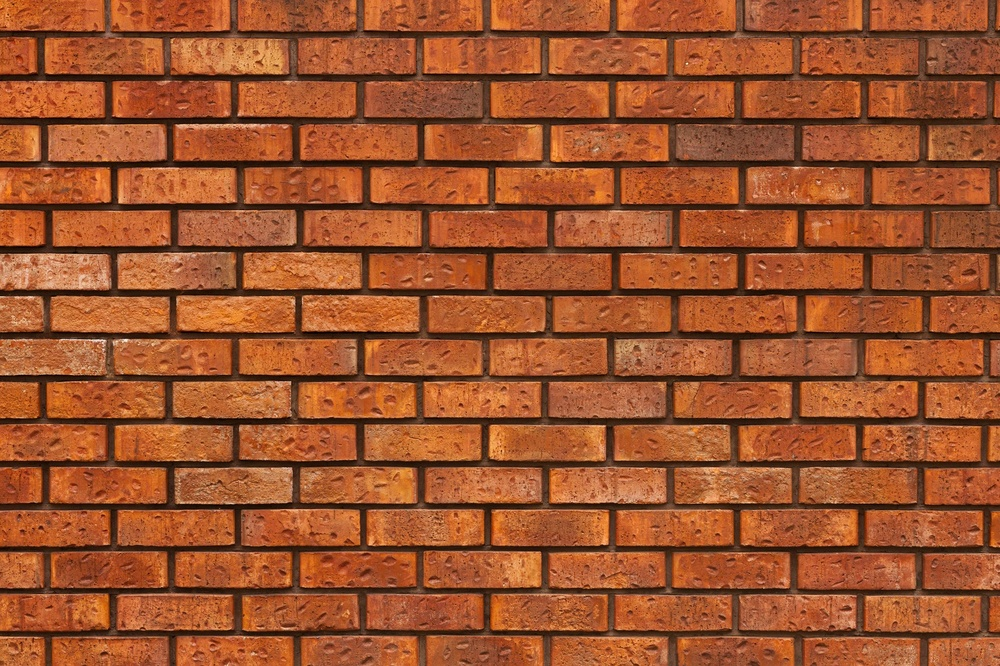
#> input picture ladrillo.jpg, 1000 x 666 px, shrunk from 1946 x 1297 before the run
$ python 'Practica 8.py'
#> lines starting #> are read from the running program, lines starting #| are printed output that depends on the picture
#Javier Alejandro Pérez Nuño 22310284 6E2
import cv2
import numpy as np

# Leer la imagen en escala de grises
original=cv2.imread('ladrillo.jpg')
#> original is the input picture: shape (666, 1000, 3); mean B, G, R 44.8, 83.3, 157.8
image = cv2.imread('ladrillo.jpg', cv2.IMREAD_GRAYSCALE)
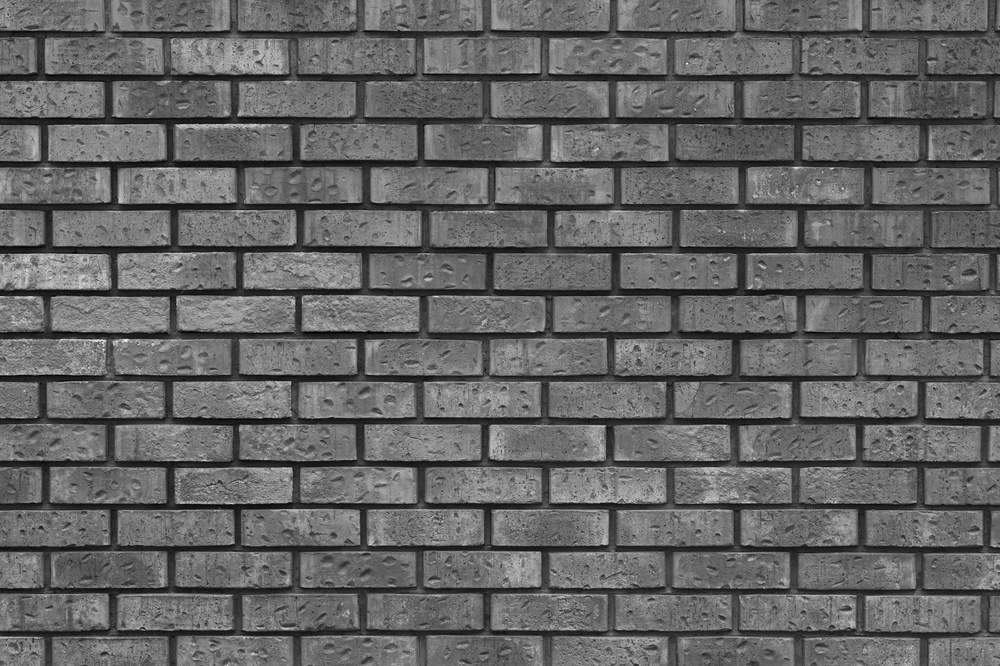
#> image: shape (666, 1000); min 0, max 250, mean 101.2

# Verificar si la imagen se cargó correctamente
if image is None:
    print("Error: No se pudo cargar la imagen. Verifica la ruta del archivo.")
    exit()

# Definir los kernels para detectar bordes verticales y horizontales
kernel_vertical = np.array([[-1, 0, 1],
                            [-2, 0, 2],
                            [-1, 0, 1]])

kernel_horizontal = np.array([[-1, -2, -1],
                              [ 0,  0,  0],
                              [ 1,  2,  1]])

# Aplicar los filtros para detectar bordes verticales y horizontales
Gx = cv2.filter2D(image, -1, kernel_vertical)
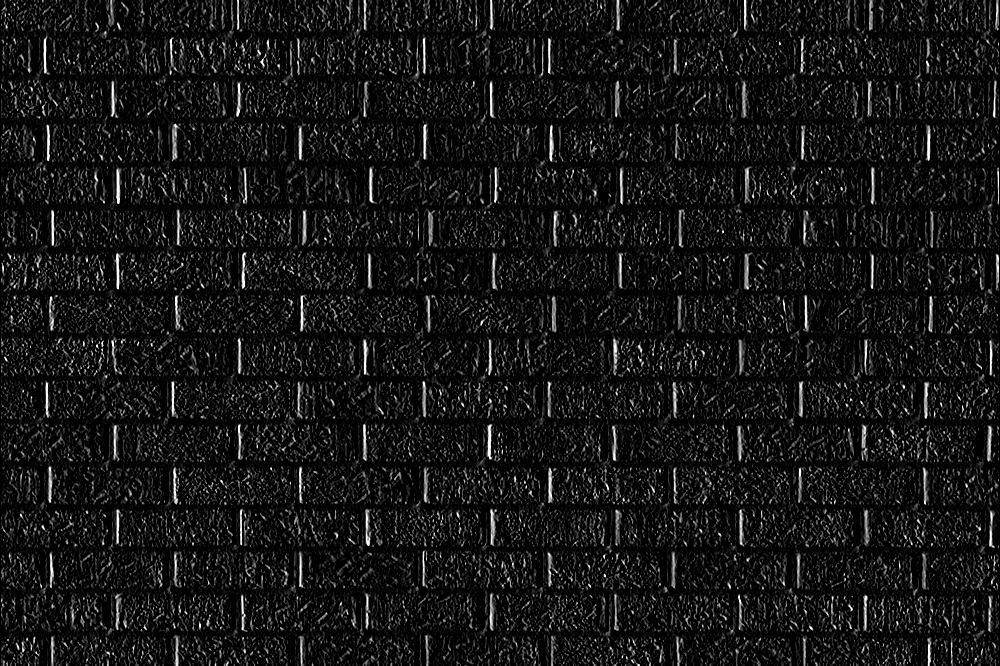
#> Gx: shape (666, 1000); min 0, max 255, mean 21
Gy = cv2.filter2D(image, -1, kernel_horizontal)
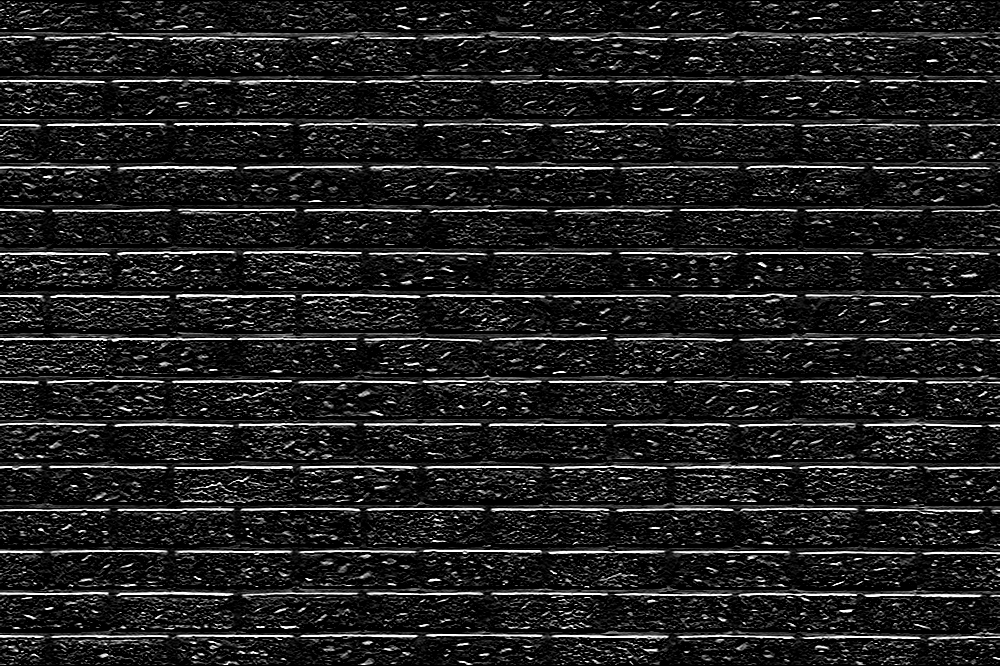
#> Gy: shape (666, 1000); min 0, max 255, mean 32.5

# Calcular la magnitud del vector gradiente
magnitud_gradiente = np.sqrt(Gx**2 + Gy**2)
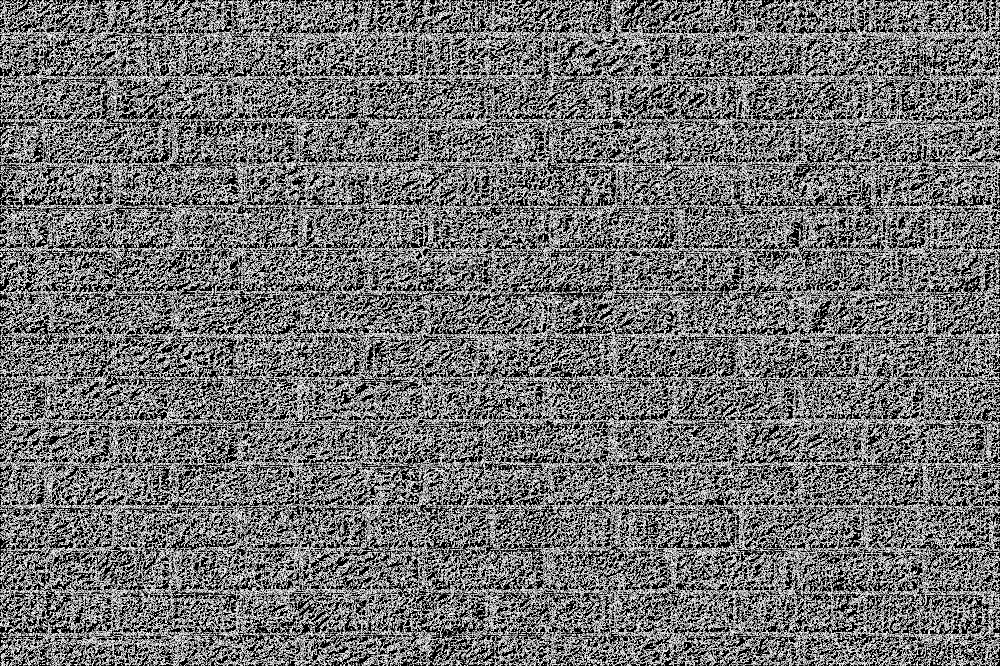
#> magnitud_gradiente: shape (666, 1000) float16; min 0, max 15.81, mean 7.1; drawn with min black and max white

# Convertir la magnitud del gradiente a un tipo de dato válido (uint8)
magnitud_gradiente = np.uint8(magnitud_gradiente)

# Normalizar la magnitud del gradiente para visualización
magnitud_gradiente = cv2.normalize(magnitud_gradiente, None, 0, 255, cv2.NORM_MINMAX)

# Mostrar las imágenes resultantes usando cv2
cv2.imshow("Original", original)
cv2.imshow('Bordes Verticales (Gx)', Gx)
cv2.imshow('Bordes Horizontales (Gy)', Gy)
cv2.imshow('Magnitud del Gradiente (|G|)', magnitud_gradiente)

# Esperar a que el usuario presione una tecla y cerrar las ventanas
cv2.waitKey(0)
cv2.destroyAllWindows()

$ run again, with Muestra.jpg copied over ladrillo.jpg
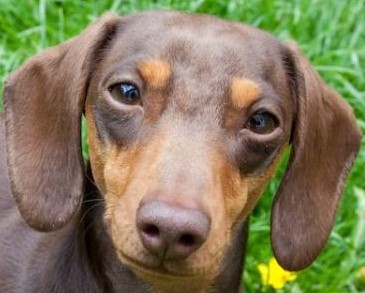
#> input picture Muestra.jpg, 365 x 293 px
#> original is the input picture: shape (293, 365, 3); mean B, G, R 91, 123.4, 130.8
#> `Gy = cv2.filter2D(image, -1, kernel_horizontal)`:
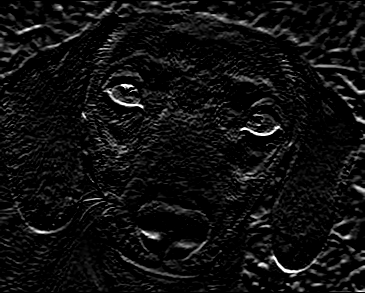
#> Gy: shape (293, 365); min 0, max 255, mean 15.8
#> `magnitud_gradiente = np.sqrt(Gx**2 + Gy**2)`:
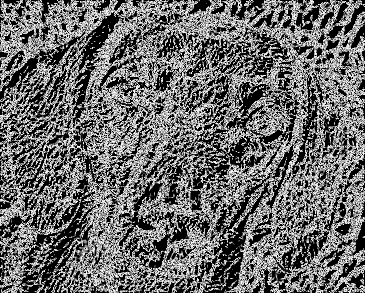
#> magnitud_gradiente: shape (293, 365) float16; min 0, max 15.81, mean 6.68; drawn with min black and max white

$ run again, with Paisaje.jpg copied over ladrillo.jpg
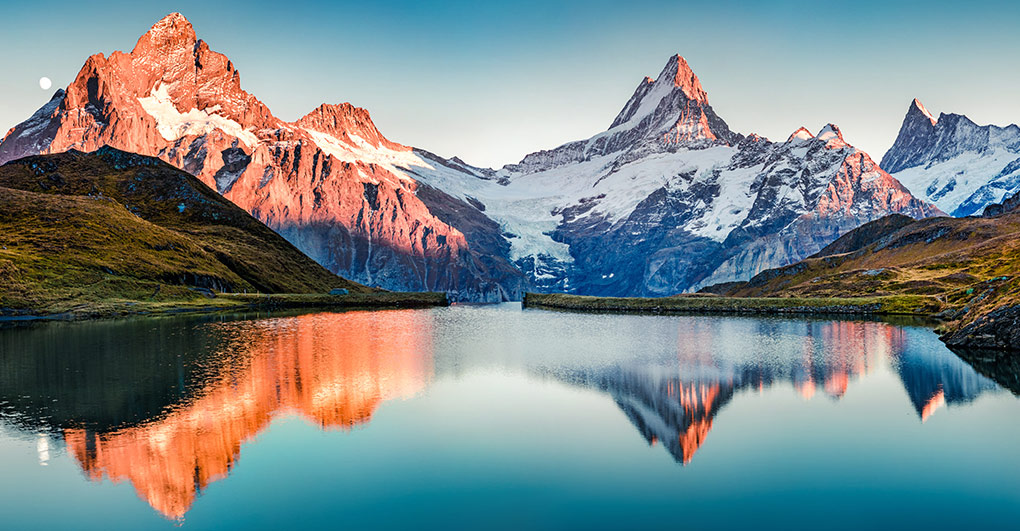
#> input picture Paisaje.jpg, 1020 x 531 px
#> original is the input picture: shape (531, 1020, 3); mean B, G, R 137.2, 135.5, 122.7
#> `Gy = cv2.filter2D(image, -1, kernel_horizontal)`:
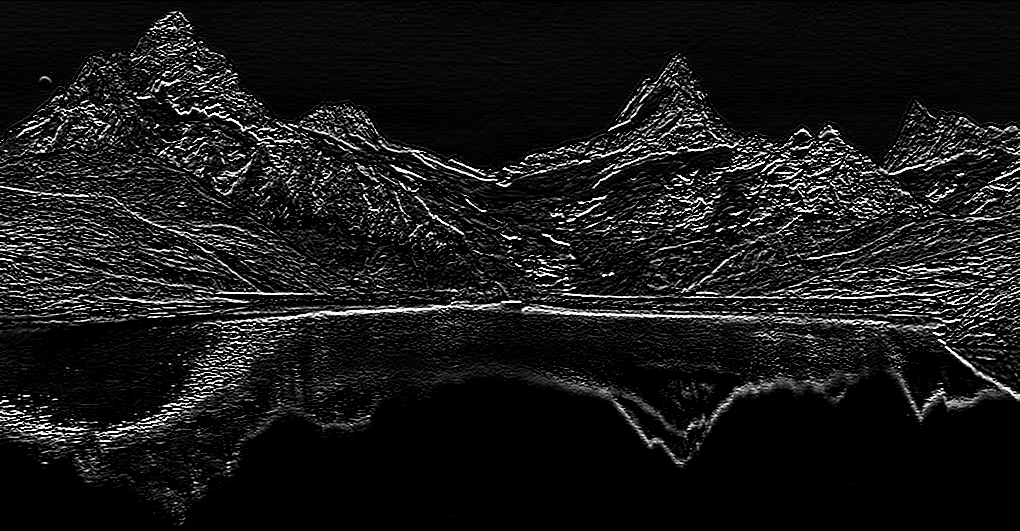
#> Gy: shape (531, 1020); min 0, max 255, mean 24.6
#> `magnitud_gradiente = np.sqrt(Gx**2 + Gy**2)`:
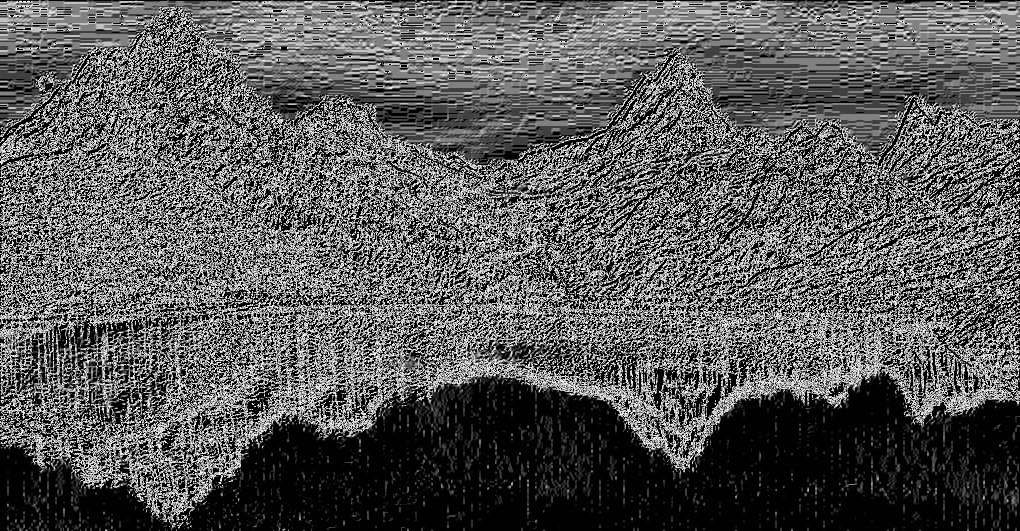
#> magnitud_gradiente: shape (531, 1020) float16; min 0, max 15.81, mean 5.52; drawn with min black and max white
